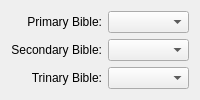
       <widget class="QWidget" name="groupWidgetBibles3" native="true">
        <layout class="QGridLayout" name="gridLayout_5">
         <item row="2" column="1">
          <widget class="QComboBox" name="comboBoxTrinaryBible3">
           <property name="sizePolicy">
            <sizepolicy hsizetype="Expanding" vsizetype="Fixed">
             <horstretch>0</horstretch>
             <verstretch>0</verstretch>
            </sizepolicy>
           </property>
          </widget>
         </item>
         <item row="1" column="1">
          <widget class="QComboBox" name="comboBoxSecondaryBible3">
           <property name="sizePolicy">
            <sizepolicy hsizetype="Expanding" vsizetype="Fixed">
             <horstretch>0</horstretch>
             <verstretch>0</verstretch>
            </sizepolicy>
           </property>
          </widget>
         </item>
         <item row="0" column="1">
          <widget class="QComboBox" name="comboBoxPrimaryBible3">
           <property name="sizePolicy">
            <sizepolicy hsizetype="Expanding" vsizetype="Fixed">
             <horstretch>0</horstretch>
             <verstretch>0</verstretch>
            </sizepolicy>
           </property>
          </widget>
         </item>
         <item row="0" column="0">
          <widget class="QLabel" name="labelPrimaryBible3">
           <property name="text">
            <string>Primary Bible:</string>
           </property>
           <property name="alignment">
            <set>Qt::AlignRight|Qt::AlignTrailing|Qt::AlignVCenter</set>
           </property>
          </widget>
         </item>
         <item row="1" column="0">
          <widget class="QLabel" name="labelSecondaryBible3">
           <property name="text">
            <string>Secondary Bible:</string>
           </property>
           <property name="alignment">
            <set>Qt::AlignRight|Qt::AlignTrailing|Qt::AlignVCenter</set>
           </property>
          </widget>
         </item>
         <item row="2" column="0">
          <widget class="QLabel" name="labelTrinaryBible3">
           <property name="text">
            <string>Trinary Bible:</string>
           </property>
           <property name="alignment">
            <set>Qt::AlignRight|Qt::AlignTrailing|Qt::AlignVCenter</set>
           </property>
          </widget>
         </item>
        </layout>
       </widget>
